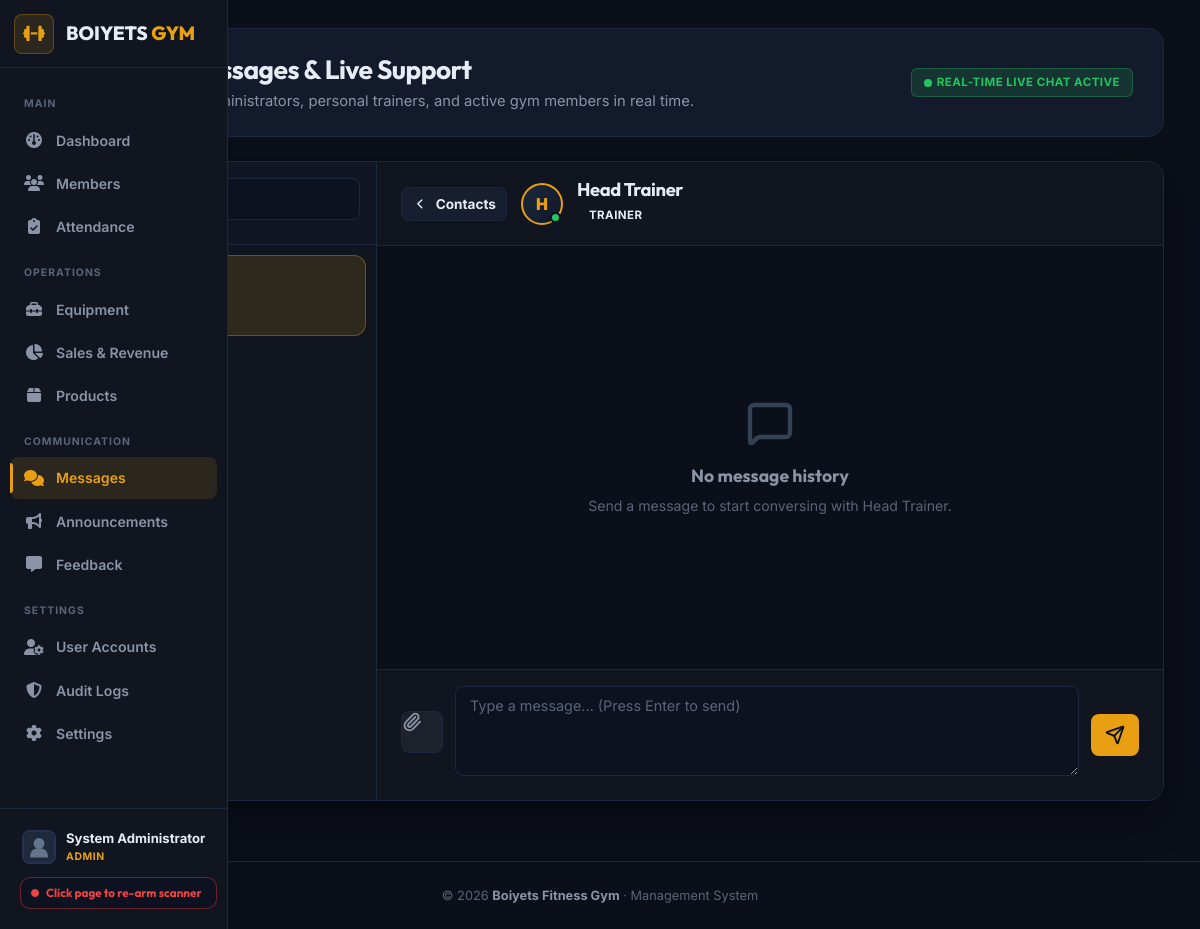
The page /chat.php (signed in) on the database its author committed.
### tables this page shows
CREATE TABLE `users` (
  `id` int(11) NOT NULL,
  `username` varchar(50) NOT NULL,
  `password` varchar(255) NOT NULL,
  `role` enum('admin','trainer','client') NOT NULL,
  `full_name` varchar(100) NOT NULL,
  `email` varchar(100) NOT NULL,
  `created_at` timestamp NOT NULL DEFAULT current_timestamp(),
  `reset_token` varchar(255) DEFAULT NULL,
  `reset_expiry` datetime DEFAULT NULL,
  `last_activity` datetime DEFAULT NULL,
  `client_type` enum('walk-in','full-time') DEFAULT 'walk-in',
  `verification_token` varchar(64) DEFAULT NULL,
  `token_expiry` datetime DEFAULT NULL,
  `email_verified` tinyint(1) DEFAULT 0,
  `profile_picture` varchar(500) DEFAULT 'https://i.pravatar.cc/120',
  `deleted_at` timestamp NULL DEFAULT NULL
);

### public_html/chat_functions.php (called while the page is built, shortened)
<?php
function getChatUsers($current_user_id, $current_user_role, $conn) {
    $users = [];
    if ($current_user_role === 'admin') {
        $sql = "SELECT id, username, full_name, role,
                       (SELECT COUNT(*) FROM chat_messages
                        WHERE sender_id = users.id
                        AND receiver_id = ?
                        AND is_read = FALSE) as unread_count
                FROM users
                WHERE role IN ('trainer', 'client')
                AND id != ?
                ORDER BY role ASC, full_name ASC, username ASC";
        $stmt = $conn->prepare($sql);
        $stmt->bind_param("ii", $current_user_id, $current_user_id);
    }
    if ($stmt && $stmt->execute()) {
        $result = $stmt->get_result();
        while ($row = $result->fetch_assoc()) {
            $users[] = $row;
        }
    }
    return $users;
}
?>

### public_html/chat.php (the view, shortened to what this page needs)
<?php
require_once __DIR__ . '/../config/config.php';
require_once __DIR__ . '/chat_functions.php';
$current_user_id = (int)$_SESSION['user_id'];
$current_user_role = $_SESSION['role'];
$chat_users = getChatUsers($current_user_id, $current_user_role, $conn);
$selected_user_id = isset($_GET['user_id']) ? (int)$_GET['user_id'] : ($chat_users[0]['id'] ?? null);
$selected_user = null;
if ($selected_user_id) {
    foreach ($chat_users as $u) {
        if ($u['id'] == $selected_user_id) {
            $selected_user = $u;
            break;
        }
    }
}
$messages = [];
if ($selected_user_id) {
    $messages = getChatMessages($current_user_id, $selected_user_id, $conn);
}
require_once __DIR__ . "/includes/header.php";
require_once __DIR__ . "/includes/nav.php";
?>
<div class="gym-main-container">
  <div class="gym-page-header">
    <div>
      <h1 class="gym-page-title" style="display: flex; align-items: center; gap: 10px;">
        Direct Messages & Live Support
      </h1>
      <p class="gym-page-subtitle">Communicate with administrators, personal trainers, and active gym members in real time.</p>
    </div>
    <div>
      <span class="gym-badge gym-badge-active" style="display: inline-flex; align-items: center; gap: 8px; padding: 8px 16px; font-size: 0.82rem;">
        <span style="width: 8px; height: 8px; background: #22c55e; border-radius: 50%; display: inline-block;"></span>
        Real-time Live Chat Active
      </span>
    </div>
  </div>
  <div class="gym-chat-shell">
    <div class="chat-sidebar-pane">
      <div class="chat-search-wrap">
        <div style="position: relative;">
        </div>
      </div>
      <div class="chat-contacts-scroll" id="contactsList">
        <?php if (empty($chat_users)): ?>
          <div style="text-align: center; padding: 3rem 1rem; color: var(--text-dim);">
            <i data-lucide="user-x" style="width: 38px; height: 38px; margin: 0 auto 0.75rem; color: #334155; display: block;"></i>
            No active contacts found
          </div>
        <?php else: ?>
          <?php foreach ($chat_users as $user): ?>
            <?php
            $is_selected = ($selected_user_id == $user['id']);
            $role_str = strtolower($user['role']);
            $role_style = 'background: rgba(34, 197, 94, 0.15); color: #4ade80; border: 1px solid rgba(34, 197, 94, 0.3);';
            if ($role_str === 'admin') {
                $role_style = 'background: rgba(239, 68, 68, 0.15); color: #f87171; border: 1px solid rgba(239, 68, 68, 0.3);';
            } elseif ($role_str === 'trainer') {
                $role_style = 'background: rgba(59, 130, 246, 0.15); color: #60a5fa; border: 1px solid rgba(59, 130, 246, 0.3);';
            }
            ?>
            <a href="chat.php?user_id=<?php echo $user['id']; ?>" class="chat-contact-card <?php echo $is_selected ? 'active' : ''; ?>">
              <div class="chat-avatar-badge">
              </div>
              <div style="flex: 1; min-width: 0;">
                <div style="font-weight: 700; font-size: 0.94rem; color: var(--text-primary); white-space: nowrap; overflow: hidden; text-overflow: ellipsis;">
                </div>
                <span class="gym-badge" style="font-size: 0.65rem; padding: 1px 6px; text-transform: uppercase; margin-top: 3px; <?php echo $role_style; ?>">
                </span>
              </div>
            </a>
          <?php endforeach; ?>
        <?php endif; ?>
      </div>
    </div>
    <div class="chat-viewport-pane">
      <?php if ($selected_user): ?>
        <div class="chat-viewport-header">
          <div style="display: flex; align-items: center; gap: 14px;">
            <a href="chat.php" class="gym-btn gym-btn-outline mobile-back-btn" style="min-height: 34px !important; padding: 4px 10px !important; font-size: 0.8rem;">
              <i data-lucide="chevron-left"></i> Contacts
            </a>
            <div class="chat-avatar-badge">
              <?php echo strtoupper(substr($selected_user['full_name'] ?: $selected_user['username'], 0, 1)); ?>
              <span class="online-dot-indicator"></span>
            </div>
            <div>
              <h2 style="margin: 0; font-family: 'Outfit', sans-serif; font-weight: 700; font-size: 1.15rem; color: var(--text-primary);">
                <?php echo htmlspecialchars($selected_user['full_name'] ?: $selected_user['username']); ?>
              </h2>
              <span class="gym-badge" style="font-size: 0.65rem; padding: 1px 6px; text-transform: uppercase;">
                <?php echo strtoupper($selected_user['role']); ?>
              </span>
            </div>
          </div>
        </div>
        <div class="chat-messages-area" id="messagesArea">
          <?php if (empty($messages)): ?>
            <div style="text-align: center; margin: auto; color: var(--text-dim);" id="noMessagesPlaceholder">
              <i data-lucide="message-square" style="width: 48px; height: 48px; margin: 0 auto 1rem; color: #334155; display: block;"></i>
              <p style="font-family: 'Outfit', sans-serif; font-size: 1.1rem; font-weight: 700; color: var(--text-secondary); margin: 0;">No message history</p>
              <p style="font-size: 0.88rem; margin-top: 0.35rem; color: var(--text-dim);">Send a message to start conversing with <?php echo htmlspecialchars($selected_user['full_name'] ?: $selected_user['username']); ?>.</p>
            </div>
          <?php endif; ?>
        </div>
        <form method="POST" id="chatForm" class="chat-input-bar-wrap" enctype="multipart/form-data" onsubmit="submitChatForm(event)">
          <label for="attachmentInput" class="chat-action-btn" title="Attach photo or document">
            <i data-lucide="paperclip" style="width: 20px; height: 20px;"></i>
          </label>
          <textarea name="message" id="messageTextarea" class="chat-input-text" placeholder="Type a message... (Press Enter to send)" onkeydown="handleChatKeyDown(event)"></textarea>
          <button type="submit" class="chat-send-btn" title="Send message">
            <i data-lucide="send" style="width: 20px; height: 20px;"></i>
          </button>
        </form>
      <?php endif; ?>
    </div>
  </div>
</div>
<?php
require_once __DIR__ . "/includes/footer.php";
?>

### rows shown on the page
users: full_name "H", full_name "Head Trainer", role "TRAINER"

### other values the page prints
$user_name "System Administrator"
$user_role "ADMIN"
